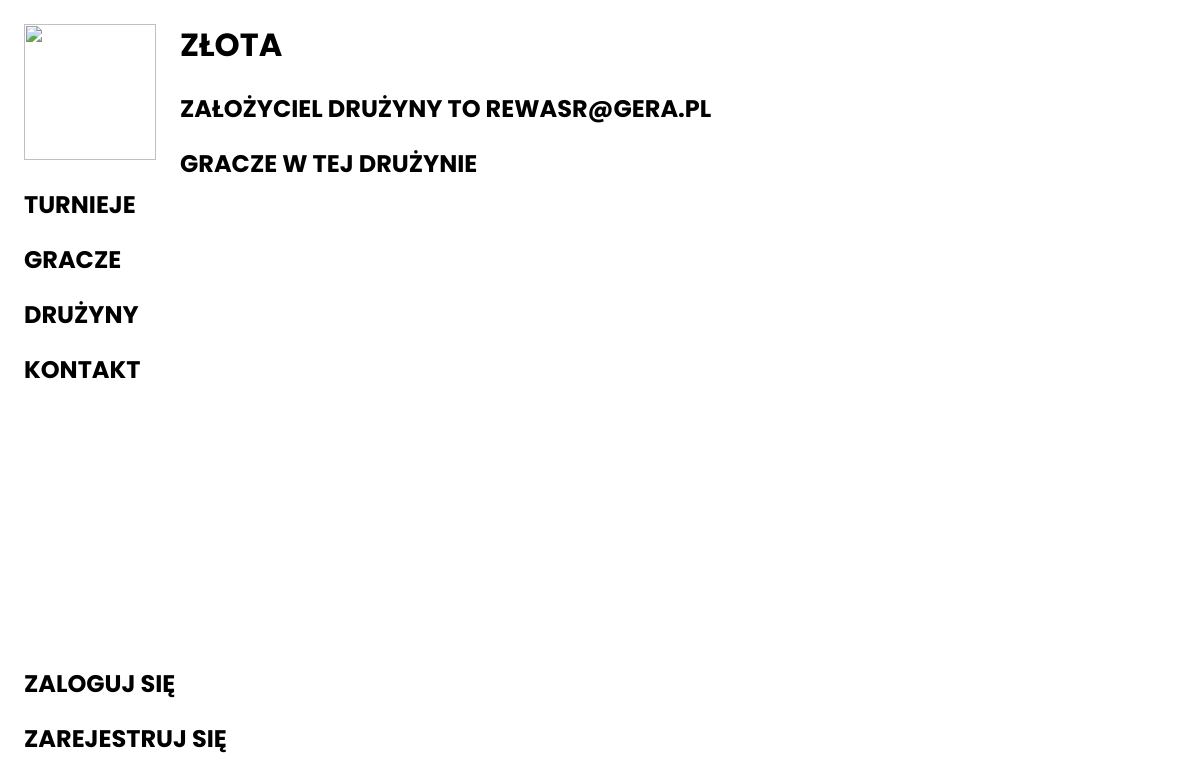
Page /team/Złota/ on the earlier database version.
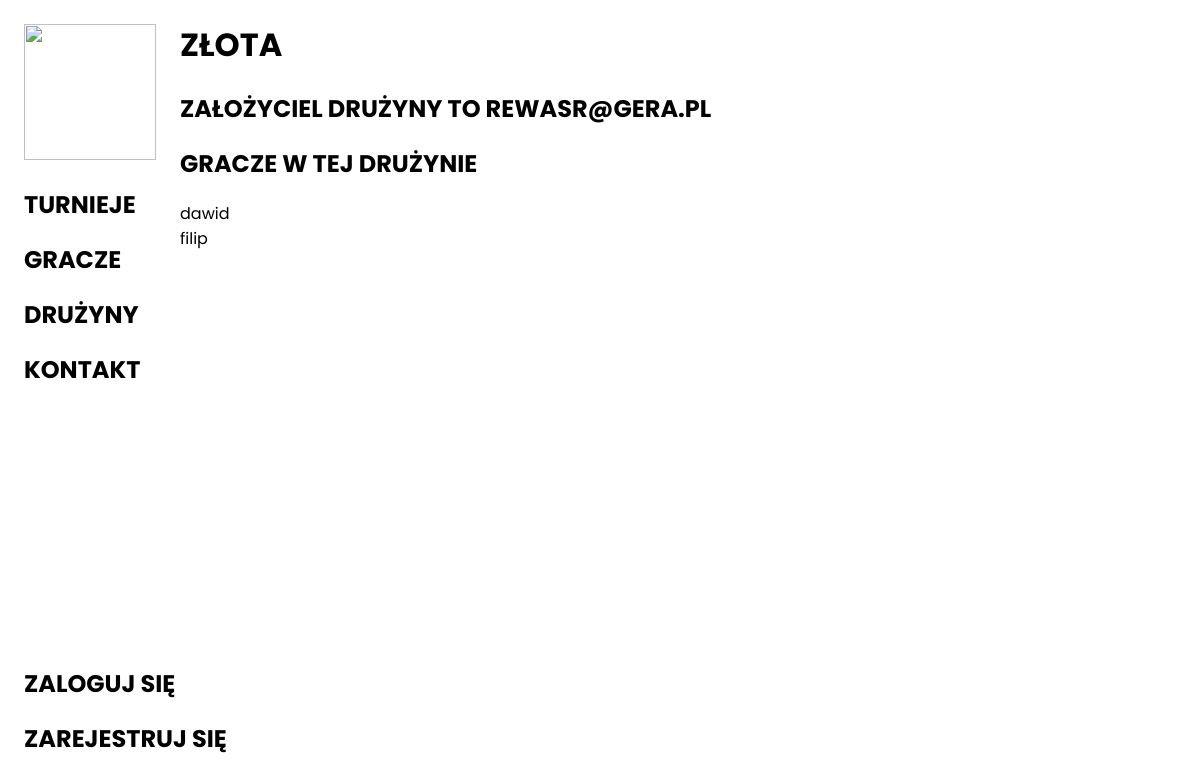
Same page on the later database version.
### backend/models.py (models this page shows, shortened)
class Team(models.Model):
    nazwa = models.CharField(max_length=100)
    opis = models.CharField(max_length=200, null=True, blank=True)
    zdjecie = models.ImageField(upload_to='images/', null=True, blank=True)
    creator = models.EmailField()
    punkty = models.IntegerField(default=0)
    players = models.ManyToManyField('CustomUser')
    def __str__(self):
        return self.nazwa

class CustomUser(AbstractUser):
    nick = models.CharField(max_length=30, unique=True)
    email = models.EmailField(unique=True)
    data_urodzenia = models.DateField(blank=True, null=True)
    avatar = models.ImageField(blank=True)
    opis = models.TextField('Opis', max_length=500, default='', blank=True)
    punkty = models.IntegerField(default=0)

### frontend/views.py (the view, shortened to what this page needs)
# urls.py: path("team/<teamname>/", team_site, name="team_site"),
def team_site(request, teamname):
    team = Team.objects.get(nazwa=teamname)
    users = CustomUser.objects.filter()
    new_users = []
    for user in users:
        nalezy = False
        for team_user in team.players.all():
            if user.nick == team_user.nick:
                nalezy = True
        if nalezy == False:
            if team.creator != user.email:
                new_users.append(user)
    template = loader.get_template('frontend/team.html')
    context = {
        "team":team,
        "users": new_users,
    }
    return HttpResponse(template.render(context, request))

### frontend/templates/frontend/team.html (shortened to what this page needs)
{% extends 'frontend/base.html' %}
{% block content %}
    <div id="container">
        <h1>{{ team }}</h1>
        <h2>Założyciel drużyny to {{team.creator}}</h2>
        <h2>GRACZE W TEJ DRUŻYNIE</h2>
        {% for player in team.players.all %}
            {{ player.username }}<br>
        {% endfor %}
    </div>
{% endblock %}

### frontend/templates/frontend/base.html (shortened to what this page needs)
<!DOCTYPE html>
<html lang="en">
<head>
    {% load static %}
    <link rel="stylesheet" href="{% static 'style.css' %}">
</head>
<body>
    <div id="side_menu">
        <a href="{% url 'index' %}"><img src="https://i.ibb.co/Z8c6WrV/sa.png" alt=""></a>
        <a href="{% url 'tournament_list_site' %}"><h2>Turnieje</h2></a>
        <a href="{% url 'player_list_site' %}"><h2>Gracze</h2></a>
        <a href="{% url 'team_list_site' %}"><h2>Drużyny</h2></a>
        <a href="{% url 'contact_site' %}"><h2>Kontakt</h2></a>
        <div>
            {% if user.is_authenticated %}
                <a href="{% url 'settings' %}"><h2>Ustawienia</h2></a>
                <a href="{% url 'player_site' playernick=user.nick %}"><h2>Moje konto</h2></a>
                <a href="{% url 'logout' %}"><h2>Wyloguj</h2></a>
            {% else %}
                <a href="{% url 'login_web' %}"><h2>Zaloguj się</h2></a>
                <a href="{% url 'register' %}"><h2>Zarejestruj się</h2></a>
            {% endif %}
        </div>
    </div>
    {% block content %}
    {% endblock %}
</body>
</html>

### frontend/static/style.css (style rules this page uses)
body { margin: 0; padding: 0; overflow-x: hidden; }
#container { width: 85vw; margin-left: 15vw; height: 100vh; scroll-snap-type: y mandatory; overflow-y: scroll; -webkit-font-smoothing: antialiased; overflow-x: hidden; scroll-behavior: smooth; }
a { text-decoration: none; color: inherit; }
* { font-family: 'Poppins', sans-serif; }
#side_menu { width: 13vw; height: calc(100vh - 2vw); position: fixed; background-color: #fff; padding-left: 2vw; padding-top: 2vw; transition: all .2s; }
#side_menu div { position: fixed; bottom: 2vw; }
#side_menu h2 { display:table; position: relative; }
#side_menu img { width: 11vw; height: 17vh; }
#side_menu h2::before { content: ''; position: absolute; width: 100%; height: 4px; border-radius: 4px; background-color: #18272F; bottom: 0; left: 0; transform-origin: right; transform: scaleX(0); transition: transform .3s ease-in-out; }
h1, h2, h3, h4, h5 { text-transform: uppercase; }
body { counter-reset: section; }

Differences in the rows shown:
now on this page (row edited): CustomUser: username "dawid"
now on this page (row unchanged): CustomUser: username "filip"
